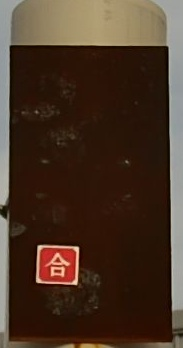
#> input picture images/状态指示器/1.jpeg, 183 x 348 px, found by its file name
$ python StatusIndicator_Recognition.py
#> lines starting #> are read from the running program, lines starting #| are printed output that depends on the picture; after the words box and inside, x2 and y2 are one past the last pixel; in counts of white or black regions, pixels touching at a corner belong together
#> further down, img is the input picture: shape (348, 183, 3); mean B, G, R 37.5, 52.4, 72.8
# -*- coding: utf-8 -*-
'''
@author: linxu
@contact: 17746071609@163.com
@time: 2021-06-05
@desc: 状态指示器识别相关技术
'''
import cv2
import numpy as np


# 根据阈值提取图片符合条件的像素点进行判断函数
def color_trace(img, mask):
    carea = 1.0
    carclength=1.0
    # 对原图像和创建好的掩模进行位运算
    res = cv2.bitwise_and(img, img, mask=mask)
    # 灰度化
    gray = cv2.cvtColor(res, cv2.COLOR_BGR2GRAY)
    # 边缘提取
    canny = cv2.Canny(gray, 0, 128)
    cv2.imshow('res', res)
    # cv2.imshow('img', img)
    # cv2.imshow('gray', gray)
    # cv2.imshow('canny', canny)
    cv2.waitKey()
    # 轮廓查找
    contours, hierarchy = cv2.findContours(canny.copy(), cv2.RETR_EXTERNAL, cv2.CHAIN_APPROX_NONE)
    # cnts = cnts[0] if len(cnts) == 2 else cnts[1]
    # num =0

    arealist = []
    arclist = []

    for c in range(len(contours)):
        cnt = contours[c]
        M = cv2.moments(cnt)
        perimeter = cv2.arcLength(cnt, True)
        temp = 20
        rect = cv2.boundingRect(cnt)
        x, y, w, h = rect
        w_o, h_o, c_o = img.shape
        if (perimeter > 100):
            # cv2.drawContours(img, [cnt], 0,255,0)
            # cv2.imshow('drawmask', img)
            # cv2.waitKey()
            area = cv2.contourArea(cnt)
            # print('perimeter', perimeter)
            # print('area', area)
            arealist.append(area)

            arclist.append(perimeter)
    if arealist:
        area = arealist[int(np.argmax(arealist))]
        carclength = arclist[int(np.argmax(arclist))]
    else:
        area = 10.0
    carea = area

    return carea,carclength


def judge_open_close(img):
    # 针对武高所项目设置如下颜色阈值
    red1_lower = np.array([0, 100, 0])  # 红色下限
    red1_upper = np.array([255, 255, 255])  # 红色上限
    red2_lower = np.array([0, 130, 0])  # 红色下限
    red2_upper = np.array([10, 255, 234])  # 红色上限

    green1_lower = np.array([50, 30, 0])  # 绿色上限
    green1_upper = np.array([120, 255, 35])  # 绿色下限
    green2_lower = np.array([74, 0, 0])  # 绿色上限
    green2_upper = np.array([185, 65, 45])  # 绿色下限


    img_hsv = cv2.cvtColor(img, cv2.COLOR_BGR2HSV)
#> img_hsv: shape (348, 183, 3); mean H, S, V 17.6, 173.7, 73.2
    mask_red1 = cv2.inRange(img_hsv, red1_lower, red1_upper)
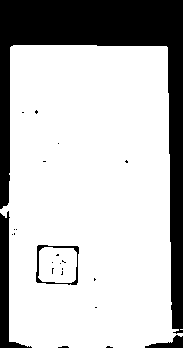
#> mask_red1: shape (348, 183); 75.5% white; 24 black regions (20 under 20 px), largest, box (x1, y1, x2, y2) and area: (0, 0, 183, 334) 13661, (0, 211, 32, 348) 1288, (36, 245, 79, 285) 302, (145, 335, 183, 348) 239
    mask_red1 = cv2.medianBlur(mask_red1, 7)
#> mask_red1: shape (348, 183); 76% white; 9 black regions (6 under 20 px), largest, box (x1, y1, x2, y2) and area: (0, 0, 183, 332) 13666, (0, 214, 30, 348) 1281, (146, 333, 183, 348) 254
    mask_red2 = cv2.inRange(img_hsv, red2_lower, red2_upper)
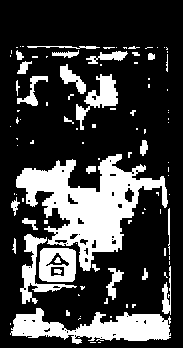
#> mask_red2: shape (348, 183); 24.8% white; 102 white regions (70 under 20 px), largest, box (x1, y1, x2, y2) and area: (16, 154, 168, 271) 7109, (10, 308, 171, 344) 3103, (39, 248, 76, 282) 961
    mask_red1 = cv2.medianBlur(mask_red2, 7)
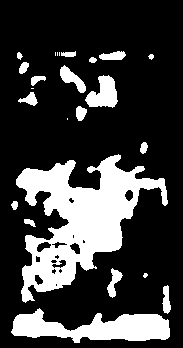
#> mask_red1: shape (348, 183); 23.7% white; 24 white regions (6 under 20 px), largest, box (x1, y1, x2, y2) and area: (16, 154, 168, 303) 9582, (11, 308, 170, 343) 3139, (85, 75, 118, 108) 677
    mask_green1 = cv2.inRange(img_hsv, green1_lower, green1_upper)
#> mask_green1: shape (348, 183); every value is 0
    mask_green1 = cv2.medianBlur(mask_green1, 7)

    mask_red = cv2.bitwise_or(mask_red1, mask_red2, None, None)
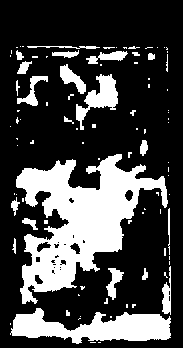
#> mask_red: shape (348, 183); 26.9% white; 94 white regions (68 under 20 px), largest, box (x1, y1, x2, y2) and area: (16, 154, 168, 304) 10065, (10, 308, 171, 344) 3286, (76, 74, 118, 130) 921

    # [8 lines of commented-out code are left out]
    area_red,arclength_red = color_trace(img, mask_red)
#> in color_trace, `res = cv2.bitwise_and(img, img, mask=mask)`:
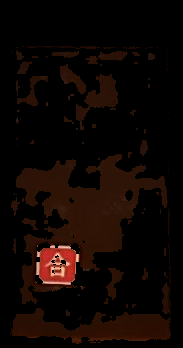
#> res: shape (348, 183, 3); mean B, G, R 2.8, 6.2, 15
#> in color_trace, `gray = cv2.cvtColor(res, cv2.COLOR_BGR2GRAY)`:
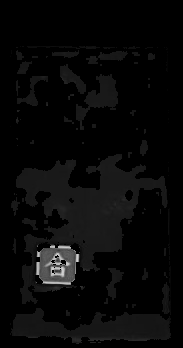
#> gray: shape (348, 183); min 0, max 213, mean 8.4
#> in color_trace, `canny = cv2.Canny(gray, 0, 128)`:
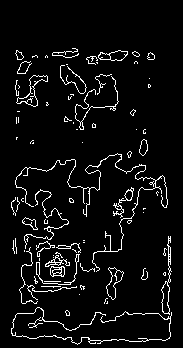
#> canny: shape (348, 183); 5.6% white in thin lines or dots, all inside (x1, y1, x2, y2) = (11, 48, 172, 345)
#> in color_trace, `contours, hierarchy = cv2.findContours(canny.copy(), cv2.RETR_EXTERNAL..`: contours = 84 contours, 66 with area under 20; largest, box (x1, y1, x2, y2) and area: (16, 75, 48, 107) 290, (106, 267, 124, 300) 252, (161, 236, 172, 315) 232, (98, 50, 128, 61) 198, (50, 266, 65, 277) 120
#> the loop in color_trace, `for c in range(len(contours)):` made 84 passes
#> (perimeter, x, y, w, h, area) on passes 2, 20, 32, 43, 44, 45, 69, 70: (1023.3, 11, 307, 161, 38, 37.5), (190.1, 36, 254, 44, 31, 63), (202.1, 161, 236, 11, 79, 231.5), (401, 24, 189, 45, 60, 26), (159.1, 113, 187, 21, 31, 100.5), (1413, 15, 153, 153, 119, 55.5), (329, 75, 76, 44, 54, 36.5), (126.5, 16, 75, 32, 32, 290.5)
#> (perimeter, x, y, w, h) on passes 1, 3, 4, 5, 6, 7: (15.66, 65, 310, 5, 6), (5.41, 106, 301, 2, 3), (13.66, 104, 298, 4, 6), (0, 79, 294, 1, 1), (38.83, 41, 286, 20, 2), (22.73, 80, 285, 5, 5)
#> after the loop in color_trace, `for c in range(len(contours)):`: arclist = [1023.3, 159.3, 190.1, 191.2, 114.3, 202.1, 401, 159.1, 1413, 329, 126.5, 197.1, 134.4]; arealist = [37.5, 8.5, 63, 7, 7.5, 231.5, 26, 100.5, 55.5, 36.5, 290.5, 12, 4]
#> in color_trace, `area = arealist[int(np.argmax(arealist))]`: area = 290.5
#> in color_trace, `carclength = arclist[int(np.argmax(arclist))]`: carclength = 1413
#> in color_trace, `carea = area`: carea = 290.5
#> area_red = 290.5; arclength_red = 1413
    area_green,arclength_green = color_trace(img, mask_green1)
#> in color_trace (call 2), `res = cv2.bitwise_and(img, img, mask=mask)`: res: shape (348, 183, 3); every value is 0
#> area_green = 10; arclength_green = 1

    # print('area_red', area_red, 'arclength_red',arclength_red)
    # print('area_green', area_green, 'arclength_green', arclength_green)

    # 根据色域参数进行判定内容
    resultinfo = {'max_area': 10, 'name': 'unknown', 'tag': True}
    if (area_green > area_red and arclength_green > arclength_red):
        resultinfo = {'max_area': area_green, 'name': '绿色|分|open', 'tag': True}
    else:
        resultinfo = {'max_area': area_red, 'name': '红色|合|close', 'tag': False}
#> resultinfo = {'max_area': 290.5, 'name': '红色|合|close', 'tag': False}
    print(resultinfo)
#| {'max_area': 290.5, 'name': '红色|合|close', 'tag': False}
    return resultinfo['tag']


if __name__ == "__main__":
    '''True:green(1),False:red(0)'''
    # file = '/home/linxu/Desktop/武高所图片测试/状态指示器/8.png'
    file = '/home/hxzh02/PycharmProjects/cvprocess-lib/images/状态指示器/1.jpeg'
    img = cv2.imread(file)
    cv2.imshow('img', img)
    cv2.waitKey()
    is_true = judge_open_close(img)
#> is_true = False
    # is_true = resultinfo['tag']
    # print(resultinfo)
    print(is_true)
#| False

$ run again, with images/状态指示器/3.jpeg copied over images/状态指示器/1.jpeg
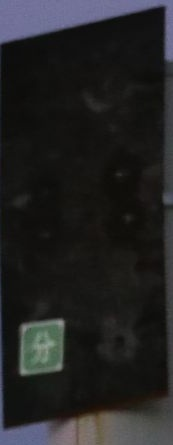
#> input picture images/状态指示器/3.jpeg, 173 x 445 px, found by its file name
#> img is the input picture: shape (445, 173, 3); mean B, G, R 35, 34.6, 34.6
#> img_hsv: shape (445, 173, 3); mean H, S, V 40.7, 38.6, 38.4
#> in judge_open_close, `mask_red1 = cv2.inRange(img_hsv, red1_lower, red1_upper)`:
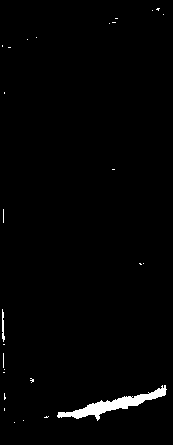
#> mask_red1: shape (445, 173); 1.5% white; 27 white regions (25 under 20 px), largest, box (x1, y1, x2, y2) and area: (57, 385, 167, 421) 1004, (2, 309, 5, 342) 61
#> mask_red2: shape (445, 173); 0.07% white in thin lines or dots, all inside (x1, y1, x2, y2) = (64, 389, 165, 417)
#> canny: shape (445, 173); 0.03% white in thin lines or dots, all inside (x1, y1, x2, y2) = (72, 405, 118, 417)
#> contours = 2 contours, all with area under 20
#> the loop in color_trace, `for c in range(len(contours)):` made 2 passes
#> (perimeter, temp, x, y, w, h, w_o, h_o) on passes 1 to 2: (17.07, 20, 72, 413, 4, 4, 445, 173), (27.31, 20, 110, 405, 8, 4, 445, 173)
#> after the loop in color_trace, `for c in range(len(contours)):`: arclist = []
#> area_red = 10; arclength_red = 1
#> in color_trace (call 2), `canny = cv2.Canny(gray, 0, 128)`:
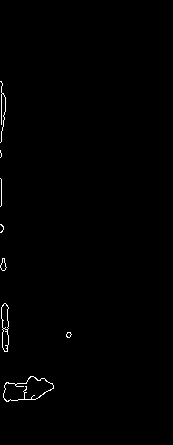
#> canny: shape (445, 173); 0.61% white in thin lines or dots, all inside (x1, y1, x2, y2) = (0, 81, 72, 402)
#> contours = 8 contours, 5 with area under 20; largest, box (x1, y1, x2, y2) and area: (3, 376, 54, 402) 798, (1, 303, 9, 352) 259, (0, 258, 7, 271) 42
#> the loop in color_trace (call 2), `for c in range(len(contours)):` made 8 passes
#> (perimeter, x, y, w, h, area) on passes 1, 3: (136.8, 3, 376, 51, 26, 798.5), (108.3, 1, 303, 8, 49, 259)
#> after the loop in color_trace (call 2), `for c in range(len(contours)):`: arclist = [136.8, 108.3, 197.6]; arealist = [798.5, 259, 1]
#> in color_trace (call 2), `area = arealist[int(np.argmax(arealist))]`: area = 798.5
#> carclength = 197.6
#> carea = 798.5
#> arclength_green = 197.6
#> resultinfo = {'max_area': 798.5, 'name': '绿色|分|open', 'tag': True}
#| {'max_area': 798.5, 'name': '绿色|分|open', 'tag': True}
#> is_true = True
#| True
